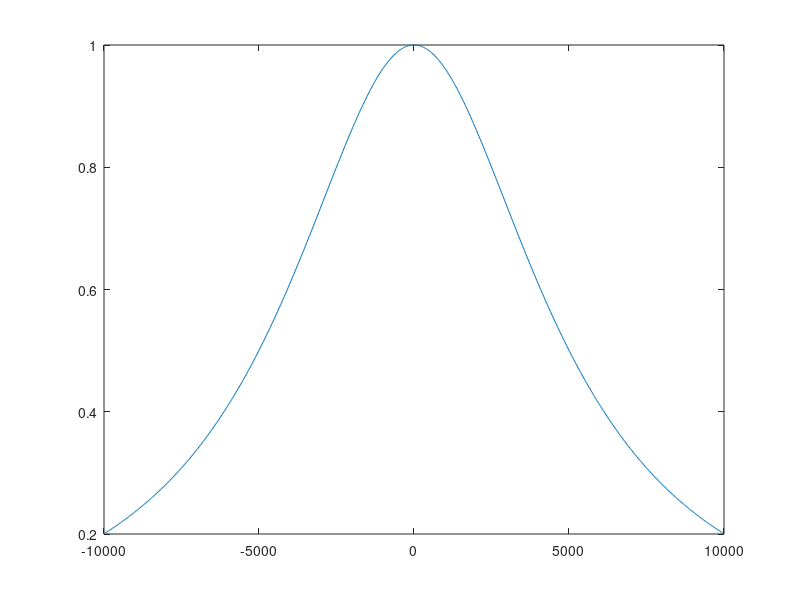

Here is the MATLAB script that generated this plot:
f = linspace(-10^4, 10^4, 1001);
h = (1./(((10000.*2.*pi.*f.*3.18.*10.^(-9)).^2 + 1)));

Fig1 = figure('Position', [200, 75, 850, 600]); % set figure size and location
plot(f, h);
xlim([-10^4 10^4]);